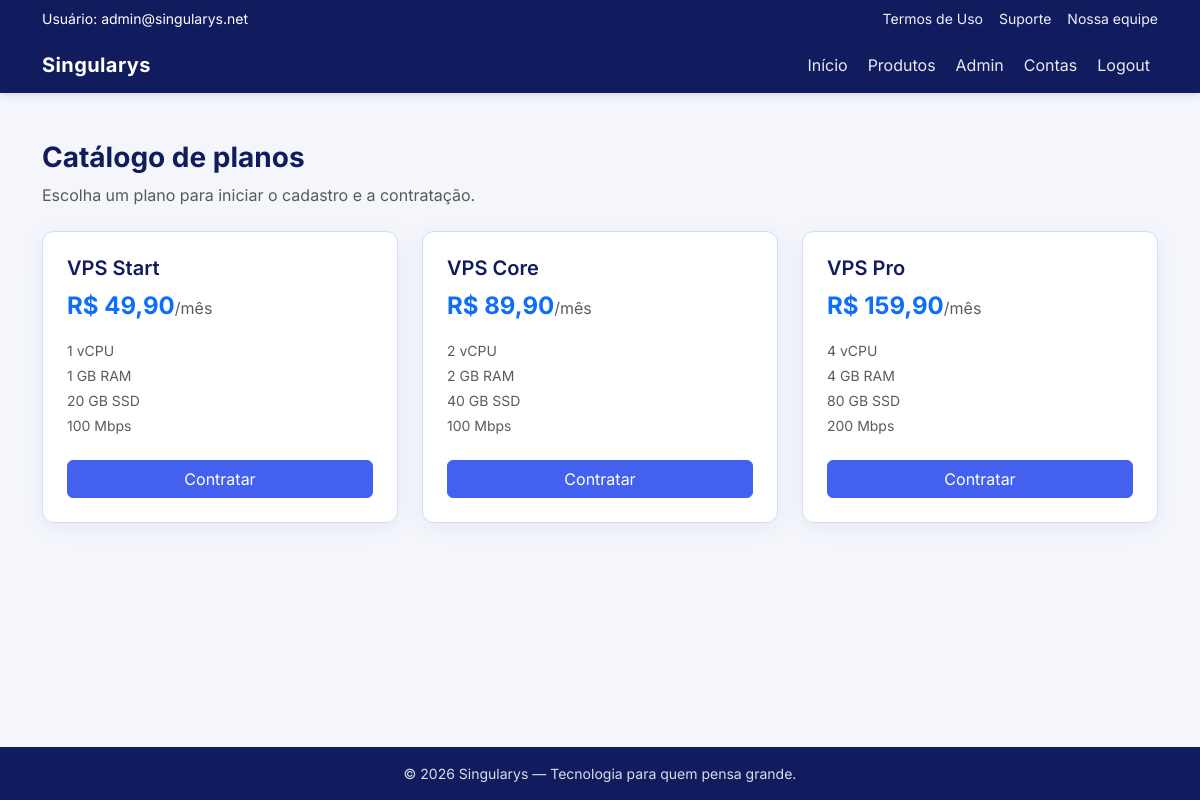
/index.php?controle=planoController&metodo=listar (signed in), run on the app's committed database.
### tables this page shows
CREATE TABLE IF NOT EXISTS planos_vps (
    id_plano BIGINT UNSIGNED AUTO_INCREMENT PRIMARY KEY,
    nome VARCHAR(100) NOT NULL,
    slug VARCHAR(100) NOT NULL,
    descricao TEXT NULL,
    vcpu INT UNSIGNED NOT NULL,
    ram_mb INT UNSIGNED NOT NULL,
    storage_gb INT UNSIGNED NOT NULL,
    banda_mbps INT UNSIGNED NOT NULL DEFAULT 100,
    preco_mensal DECIMAL(10,2) NOT NULL,
    situacao ENUM('ativo', 'inativo', 'suspenso') NOT NULL DEFAULT 'ativo',
    criado_em DATETIME NOT NULL DEFAULT CURRENT_TIMESTAMP,
    alterado_em DATETIME NOT NULL DEFAULT CURRENT_TIMESTAMP ON UPDATE CURRENT_TIMESTAMP,
    deletado_em DATETIME NULL COMMENT 'Soft delete; pedidos antigos mantêm FK ao plano',
    UNIQUE KEY uk_plano_slug (slug)
);

### controllers/planoController.class.php (called while the page is built, shortened)
<?php
require_once "models/conexao.class.php";
require_once "models/plano.class.php";
require_once "models/planoDAO.class.php";
class PlanoController
{
    public function listar()
    {
        $planoDAO = new PlanoDAO();
        $planos = $planoDAO->buscarTodos();
        require_once "views/listar_planos.php";
    }
}

### index.php (called while the page is built, shortened)
<?php
$metodo = $_GET["metodo"] ?? "inicio";
$obj = new $controle();
$obj->$metodo();

### models/conexao.class.php (called while the page is built, shortened)
<?php
class Conexao
{
    protected $db = null;
    public function __construct()
    {
        $host = getenv("SINGULARYS_DB_HOST") ?: "localhost";
        $banco = getenv("SINGULARYS_DB_NAME") ?: "singularys2";
        $usuario = getenv("SINGULARYS_DB_USER") ?: "root";
        $senha = getenv("SINGULARYS_DB_PASS") ?: "";
        $parametros = "mysql:host={$host};dbname={$banco};charset=utf8mb4";
        try {
            $this->db = new PDO($parametros, $usuario, $senha);
            $this->db->setAttribute(PDO::ATTR_ERRMODE, PDO::ERRMODE_EXCEPTION);
            $this->db->setAttribute(PDO::ATTR_DEFAULT_FETCH_MODE, PDO::FETCH_OBJ);
            $this->db->setAttribute(PDO::ATTR_EMULATE_PREPARES, false);
        } catch (PDOException $e) {
            $this->erroConexao = $e->getMessage();
            $this->db = null;
        }
    }
    protected function possuiConexao()
    {
        return $this->db instanceof PDO;
    }
}

### models/planoDAO.class.php (called while the page is built, shortened)
<?php
require_once __DIR__ . "/conexao.class.php";
require_once __DIR__ . "/plano.class.php";
class PlanoDAO extends Conexao
{
    public function buscarTodos()
    {
        return $this->buscar(
            "WHERE deletado_em IS NULL ORDER BY FIELD(situacao, 'ativo', 'inativo', 'suspenso'), preco_mensal"
        );
    }
    private function buscar(string $complementoSql)
    {
        try {
            $stm = $this->db->prepare("SELECT * FROM planos_vps {$complementoSql}");
            $stm->execute();
            $planos = [];
            foreach ($stm->fetchAll() as $dado) {
                $planos[] = $this->montarPlano($dado);
            }
            return $planos;
        } catch (PDOException $e) {
            return [];
        }
    }
    private function montarPlano($dado)
    {
        return new Plano(
            (int) $dado->id_plano,
            $dado->slug,
            $dado->nome,
            (float) $dado->preco_mensal,
            (int) $dado->vcpu,
            (int) $dado->ram_mb,
            (int) $dado->storage_gb,
            (int) $dado->banda_mbps,
            $dado->situacao
        );
    }
}

### models/plano.class.php (called while the page is built, shortened)
<?php
class Plano
{
    public function getCodigo() { return $this->slug; }
    public function getNome() { return $this->nome; }
    public function getVcpu() { return $this->vcpu; }
    public function getArmazenamentoGb() { return $this->storageGb; }
    public function getLarguraBandaMbps() { return $this->bandaMbps; }
    public function getRamGb()
    {
        return (int) round($this->ramMb / 1024);
    }
    public function getPrecoFormatado()
    {
        return "R$ " . number_format($this->precoMensal, 2, ",", ".");
    }
}

### views/listar_planos.php (the view, shortened to what this page needs)
<?php
require_once "views/partials/head.php";
require_once "views/partials/header.php";
?>
<main class="py-5">
    <div class="container">
        <h1 class="h3 app-page-title fw-bold mb-2">Catálogo de planos</h1>
        <p class="text-muted mb-4">Escolha um plano para iniciar o cadastro e a contratação.</p>
        <div class="row g-4">
            <?php foreach ($planos as $plano) { ?>
                <div class="col-md-4">
                    <div class="app-card p-4 h-100 d-flex flex-column">
                        <h2 class="h5 fw-semibold app-page-title"><?php echo htmlspecialchars($plano->getNome()); ?></h2>
                        <p class="fs-4 fw-bold text-primary mb-3"><?php echo htmlspecialchars($plano->getPrecoFormatado()); ?><small class="fs-6 text-muted fw-normal">/mês</small></p>
                        <ul class="list-unstyled text-muted small flex-grow-1 mb-4">
                            <li class="mb-1"><?php echo (int) $plano->getVcpu(); ?> vCPU</li>
                            <li class="mb-1"><?php echo (int) $plano->getRamGb(); ?> GB RAM</li>
                            <li class="mb-1"><?php echo (int) $plano->getArmazenamentoGb(); ?> GB SSD</li>
                            <li><?php echo (int) $plano->getLarguraBandaMbps(); ?> Mbps</li>
                        </ul>
                        <a class="btn btn-singularys w-100"
                           href="index.php?controle=planoController&metodo=contratar&plano=<?php echo urlencode($plano->getCodigo()); ?>">
                            Contratar
                        </a>
                    </div>
                </div>
            <?php } ?>
        </div>
    </div>
</main>
<?php require_once "views/partials/footer.php"; ?>

### css/app.css (style rules this page uses)
:root { --singularys-azul: #101C5E; --singularys-azul-claro: #4361EE; --singularys-fundo: #f4f6fc; --singularys-card: #ffffff; --singularys-borda: #d5dbfb; }
body.app-body { background-color: var(--singularys-fundo); color: var(--singularys-azul); font-family: "Inter", system-ui, sans-serif; min-height: 100vh; display: flex; flex-direction: column; }
body.app-body main { flex: 1 0 auto; }
.btn-singularys { background: var(--singularys-azul-claro); border-color: var(--singularys-azul-claro); color: #fff; }
.app-card { background: var(--singularys-card); border: 1px solid var(--singularys-borda); border-radius: 0.75rem; box-shadow: 0 4px 24px rgba(16, 28, 94, 0.06); }
.app-page-title { color: var(--singularys-azul); }

### views/partials/head.php (style rules this page uses)
:root { color-scheme: light only; }

### data on the page
planos_vps: nome "VPS Start", preco_mensal "R$ 49,90", vcpu "1", ram_mb "1", storage_gb "20", banda_mbps "100"
planos_vps: nome "VPS Core", preco_mensal "R$ 89,90", vcpu "2", ram_mb "2", storage_gb "40", banda_mbps "100"
planos_vps: nome "VPS Pro", preco_mensal "R$ 159,90", vcpu "4", ram_mb "4", storage_gb "80", banda_mbps "200"

### other printed values
$_SESSION["usuario_nome"] "admin@singularys.net"
